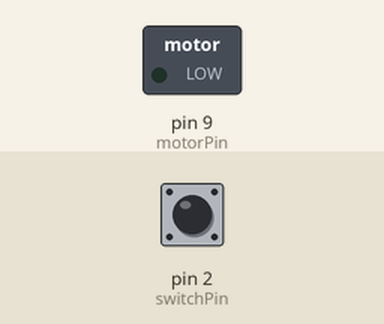
Bench run of a sketch on a simulated Arduino Uno, built with avr-gcc and run on an emulated ATmega328P. On the bench: switched loads named in the sketch (green lamp = pin HIGH). The test bench sets the inputs (shaded band); at power-on: pin 2 (switchPin) HIGH. What the sketch prints to the serial monitor is not drawn.

Above: at 0.15 s.
At 2.89 s:
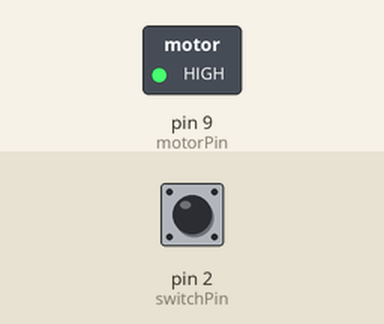
Timing chart, 0 to 3.2 s (numbered marks = the images above):
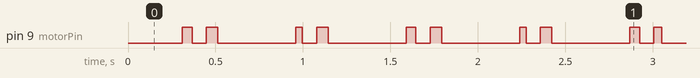

The sketch:

MotorControl.ino
```cpp
#include <stdio.h>
#include <math.h>

const int switchPin = 2;
const int motorPin = 9;
int switchState = 0;

int previousFrame = 0;
int currentFrame = 0;
float heartbeatValue = 0;
float tick = 0;
int threshhold = 2;

void setup() {
  Serial.begin(9600);
  pinMode(motorPin, OUTPUT);
  pinMode(switchPin, INPUT);
}

void AdvanceECG(){
  tick += 0.1;
  heartbeatValue = (sin(((tick)*4)) + sin(tick*16)/4) * 3 * (-(floor(sin(tick * 2)) + 0.1)) * (1 - floor(sin(fmod(tick/1.5, 2))));
}

void loop() {
  switchState = digitalRead(switchPin);

  currentFrame++;
  if(currentFrame - previousFrame > 2){
    previousFrame = currentFrame;
    AdvanceECG();
  }

  Serial.println(heartbeatValue);
  if((heartbeatValue > threshhold || heartbeatValue < -threshhold)){
    digitalWrite(motorPin, HIGH);
  }
  else {
    digitalWrite(motorPin, LOW);
  }
}
```

Measured:
- by itself, pin 9 (motorPin): repeats every 0.63 s: LOW 0.08 s, HIGH 0.07 s, LOW 0.45 s, HIGH 0.04 s
- by itself, everything shown: repeats every 0.63 s, in 4 steps
